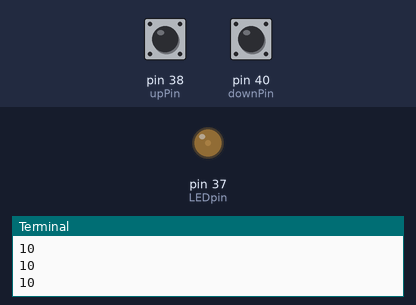
This program was run on a simulated Raspberry Pi (header pin numbers). On the bench: output pins drawn as LEDs (lit = HIGH), the last lines printed to the terminal. The inputs (shaded band) are chosen by the test bench; at power-on: pin 40 (downPin) HIGH, pin 38 (upPin) HIGH.

Above: at 1.2 s.
1.3 s: pin 40 (downPin) pulled LOW for 0.25 s
At 2.6 s:
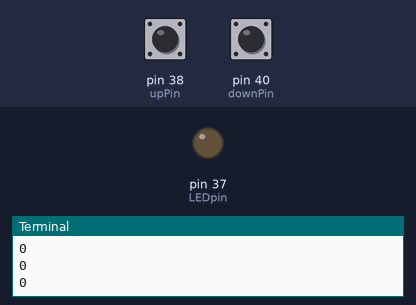
3.2 s: pin 38 (upPin) pulled LOW for 0.25 s
At 4.2 s:
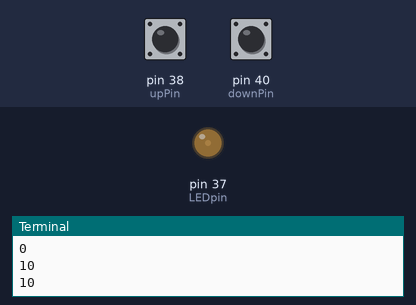
5.3 s: pin 38 (upPin) pulled LOW for 1 s
At 7.6 s:
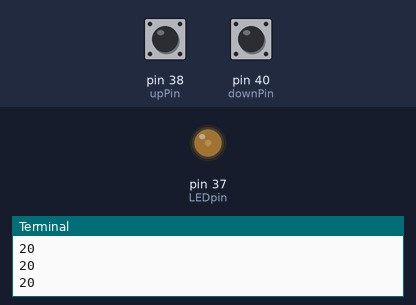
8.1 s: pin 38 (upPin) pulled LOW for 0.25 s
At 9.2 s:
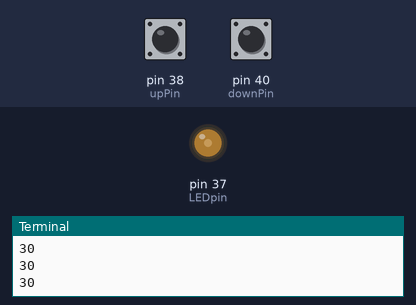
10.1 s: pin 40 (downPin) pulled LOW for 1 s
At 12.6 s:
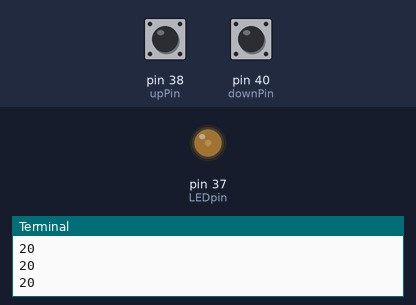
Timing chart, 0 to 13.9 s (numbered marks = the images above; inputs shaded):
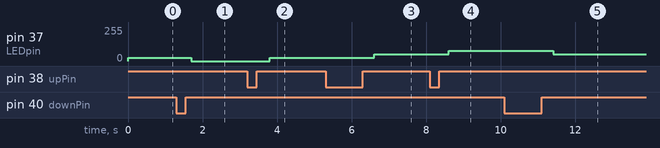

Measured:
- after the input at 1.3 s, pin 37 (LEDpin): 26/255 → 0/255 after 0.40 s
- after the input at 3.2 s, pin 37 (LEDpin): 0/255 → 26/255 after 0.60 s
- after the input at 5.3 s, pin 37 (LEDpin): 26/255 → 51/255 after 1.3 s
- after the input at 8.1 s, pin 37 (LEDpin): 51/255 → 77/255 after 0.51 s
- after the input at 10.1 s, pin 37 (LEDpin): 77/255 → 51/255 after 1.3 s

The program:

PWM2btnsLED.py
```python
# PWM MODULATION ON PI
from time import sleep
import RPi.GPIO as GPIO
GPIO.setmode(GPIO.BOARD)
LEDpin = 37
downPin = 40
GPIO.setup(downPin,GPIO.IN,pull_up_down=GPIO.PUD_UP)
upPin = 38
GPIO.setup(upPin,GPIO.IN,pull_up_down=GPIO.PUD_UP)
GPIO.setup(LEDpin,GPIO.OUT)
GPIO.output(LEDpin,1)
buttonUpState = 0
oldBtnUpState = 1
buttonDownState = 0
oldBtnDownState = 1
brightness = 10
myPWM=GPIO.PWM(LEDpin,100)	# 100 is frequency
myPWM.start(brightness)
try:
    while True:
        readUp = GPIO.input(upPin)
        readDown = GPIO.input(downPin)
        if readUp==1 and oldBtnUpState ==0:
                brightness += 10
                if brightness >= 100:
                    brightness = 99

        oldBtnUpState = readUp
        sleep(.1)
        if readDown==1 and oldBtnDownState ==0:
                brightness -= 10
                if brightness <= 0:
                    myPWM.stop()
                    GPIO.output(LEDpin,0)
                    brightness = 0
        sleep(.1)
        oldBtnDownState = readDown
        if brightness > 0:
            #myPWM=GPIO.PWM(LEDpin,100)	# 100 is frequency
            myPWM.start(brightness)
            myPWM.ChangeDutyCycle(brightness)
        print(brightness)

except KeyboardInterrupt:
    myPWM.stop()
    GPIO.cleanup()
GPIO.cleanup()
```
